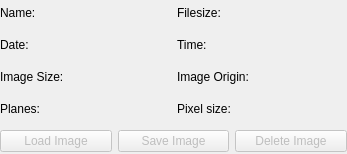
<?xml version="1.0" encoding="UTF-8"?>
<ui version="4.0">
 <class>snowgui::imagedetailwidget</class>
 <widget class="QWidget" name="snowgui::imagedetailwidget">
  <property name="geometry">
   <rect>
    <x>0</x>
    <y>0</y>
    <width>347</width>
    <height>154</height>
   </rect>
  </property>
  <property name="windowTitle">
   <string>Form</string>
  </property>
  <layout class="QGridLayout" name="gridLayout">
   <property name="leftMargin">
    <number>0</number>
   </property>
   <property name="topMargin">
    <number>0</number>
   </property>
   <property name="rightMargin">
    <number>0</number>
   </property>
   <property name="bottomMargin">
    <number>0</number>
   </property>
   <item row="6" column="1">
    <widget class="QLabel" name="planesField">
     <property name="text">
      <string/>
     </property>
    </widget>
   </item>
   <item row="4" column="0">
    <widget class="QLabel" name="sizeLabel">
     <property name="text">
      <string>Image Size:</string>
     </property>
    </widget>
   </item>
   <item row="4" column="1">
    <widget class="QLabel" name="sizeField">
     <property name="text">
      <string/>
     </property>
    </widget>
   </item>
   <item row="0" column="2">
    <widget class="QLabel" name="filesizeLabel">
     <property name="text">
      <string>Filesize:</string>
     </property>
    </widget>
   </item>
   <item row="0" column="0">
    <widget class="QLabel" name="nameLabel">
     <property name="text">
      <string>Name:</string>
     </property>
    </widget>
   </item>
   <item row="6" column="0">
    <widget class="QLabel" name="planesLabel">
     <property name="text">
      <string>Planes:</string>
     </property>
    </widget>
   </item>
   <item row="1" column="0">
    <widget class="QLabel" name="dateLabel">
     <property name="text">
      <string>Date:</string>
     </property>
    </widget>
   </item>
   <item row="1" column="1">
    <widget class="QLabel" name="dateField">
     <property name="text">
      <string/>
     </property>
    </widget>
   </item>
   <item row="0" column="1">
    <widget class="QLabel" name="nameField">
     <property name="text">
      <string/>
     </property>
    </widget>
   </item>
   <item row="0" column="3">
    <widget class="QLabel" name="filesizeField">
     <property name="text">
      <string/>
     </property>
    </widget>
   </item>
   <item row="1" column="2">
    <widget class="QLabel" name="timeLabel">
     <property name="text">
      <string>Time:</string>
     </property>
    </widget>
   </item>
   <item row="1" column="3">
    <widget class="QLabel" name="timeField">
     <property name="text">
      <string/>
     </property>
    </widget>
   </item>
   <item row="4" column="2">
    <widget class="QLabel" name="originLabel">
     <property name="text">
      <string>Image Origin:</string>
     </property>
    </widget>
   </item>
   <item row="4" column="3">
    <widget class="QLabel" name="originField">
     <property name="text">
      <string/>
     </property>
    </widget>
   </item>
   <item row="6" column="2">
    <widget class="QLabel" name="bytespervalueLabel">
     <property name="text">
      <string>Pixel size:</string>
     </property>
    </widget>
   </item>
   <item row="6" column="3">
    <widget class="QLabel" name="bytespervalueField">
     <property name="text">
      <string/>
     </property>
    </widget>
   </item>
   <item row="8" column="0" colspan="4">
    <widget class="QWidget" name="buttons" native="true">
     <layout class="QHBoxLayout" name="horizontalLayout">
      <property name="leftMargin">
       <number>0</number>
      </property>
      <property name="topMargin">
       <number>0</number>
      </property>
      <property name="rightMargin">
       <number>0</number>
      </property>
      <property name="bottomMargin">
       <number>0</number>
      </property>
      <item>
       <widget class="QPushButton" name="loadButton">
        <property name="enabled">
         <bool>false</bool>
        </property>
        <property name="text">
         <string>Load Image</string>
        </property>
       </widget>
      </item>
      <item>
       <widget class="QPushButton" name="saveButton">
        <property name="enabled">
         <bool>false</bool>
        </property>
        <property name="text">
         <string>Save Image</string>
        </property>
       </widget>
      </item>
      <item>
       <widget class="QPushButton" name="deleteButton">
        <property name="enabled">
         <bool>false</bool>
        </property>
        <property name="text">
         <string>Delete Image</string>
        </property>
       </widget>
      </item>
     </layout>
    </widget>
   </item>
  </layout>
 </widget>
 <resources/>
 <connections/>
</ui>
